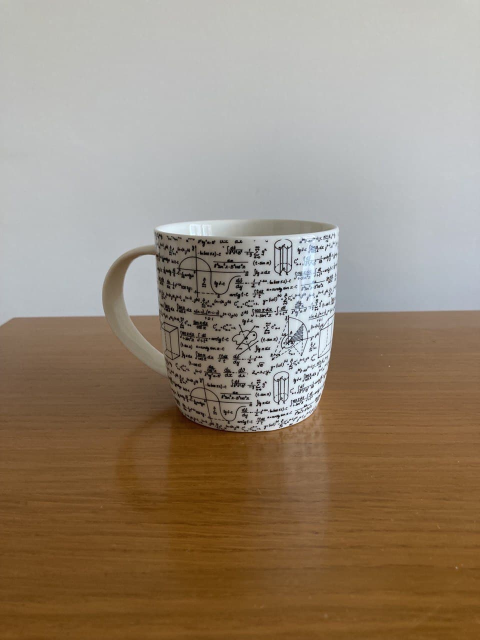
#> input picture example/my_mug.jpg, 960 x 1280 px (shown at 1/2 size)
$ python example_static.py   (older library calls are emulated)
#> lines starting #> are read from the running program, lines starting #| are printed output that depends on the picture
### PQFTLib.py
from cv2 import cv2
import numpy as np


def PQFT(prev_img, next_img, map_size = 64):
    """
        Computing saliency using phase spectrum of quaternion fourier transform.
        Images are 3 channel.
    """

    new_shape = (int(next_img.shape[1]/(next_img.shape[0]/map_size)), map_size)
    next_img = cv2.resize(next_img, new_shape, cv2.INTER_LINEAR)
    (b, g, r) = cv2.split(next_img)

    # color channels
    R = r-(g+b)/2
    G = g-(r+b)/2
    B = b-(r+g)/2
    Y = (r+g)/2-abs(r-g)/2-b

    red_green = R-G
    blue_yellow = B-Y

    # intensity
    intensity = np.sum(next_img, axis=-1)

    # motion
    prev_img = cv2.resize(prev_img, new_shape, cv2.INTER_LINEAR)
    prev_intensity = np.sum(prev_img, axis=-1)
    movement = abs(intensity-prev_intensity)

    planes = [
        movement.astype(np.float64),
        red_green.astype(np.float64),
    ]
    f1 = cv2.merge(planes)
    f1 = cv2.dft(f1)
    planes = cv2.split(f1)

    magnitude1 = cv2.magnitude(planes[0], planes[1])
    magnitude1 = cv2.multiply(magnitude1, magnitude1)

    planes = [
        blue_yellow.astype(np.float64),
        intensity.astype(np.float64),
    ]

    f2 = cv2.merge(planes)
    f2 = cv2.dft(f2)
    planes = cv2.split(f2)

    magnitude2 = cv2.magnitude(planes[0], planes[1])
    magnitude2 = cv2.multiply(magnitude2, magnitude2)

    magnitude = magnitude1+magnitude2
    magnitude = cv2.sqrt(magnitude)

    planes[0] = planes[0]/magnitude
    planes[1] = planes[1]/magnitude
    f2 = cv2.merge(planes)

    planes = cv2.split(f1)
    planes[0] = planes[0]/magnitude
    planes[1] = planes[1]/magnitude
    f1 = cv2.merge(planes)

    cv2.dft(f1, f1, cv2.DFT_INVERSE)
    cv2.dft(f2, f2, cv2.DFT_INVERSE)

    planes = cv2.split(f1)
    magnitude1 = cv2.magnitude(planes[0], planes[1])
    magnitude1 = cv2.multiply(magnitude1, magnitude1)

    planes = cv2.split(f2)
    magnitude2 = cv2.magnitude(planes[0], planes[1])
    magnitude2 = cv2.multiply(magnitude2, magnitude2)

    magnitude = magnitude1 + magnitude2

    magnitude = cv2.GaussianBlur(magnitude, (5, 5), 8, None, 8)
    saliency = np.zeros((new_shape[0], new_shape[1], 1), np.uint8)
    saliency = cv2.normalize(magnitude, saliency, 0,
                             255, cv2.NORM_MINMAX, dtype=cv2.CV_8U)

    return saliency

### example_static.py
from cv2 import cv2
import matplotlib.pyplot as plt
from PQFTLib import PQFT

image = cv2.imread('example/my_mug.jpg')
#> image is the input picture: shape (1280, 960, 3); mean B, G, R 118.2, 136.2, 151.2
shape = image.shape
#> shape = (1280, 960, 3)

saliency_map = PQFT(image, image, shape[0])
#> in PQFT, `(b, g, r) = cv2.split(next_img)`:
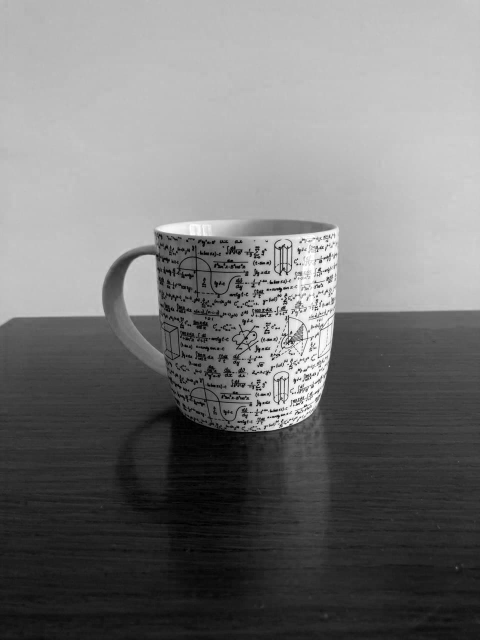
#> b: shape (1280, 960) (shown at 1/2 size); min 0, max 255, mean 118.2
#> in PQFT, `(b, g, r) = cv2.split(next_img)`:
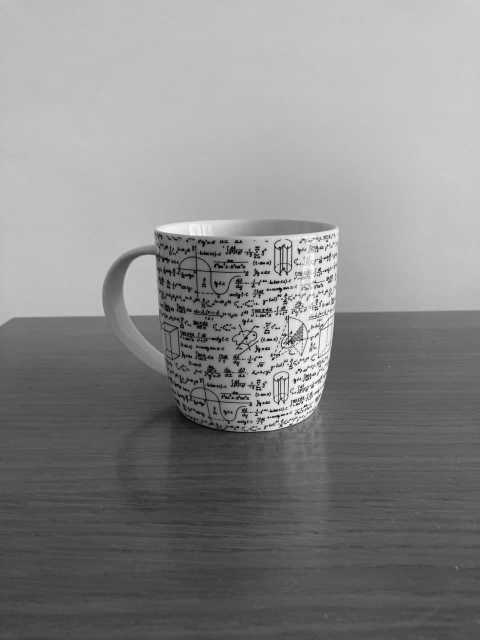
#> g: shape (1280, 960) (shown at 1/2 size); min 0, max 255, mean 136.2
#> in PQFT, `R = r-(g+b)/2`:
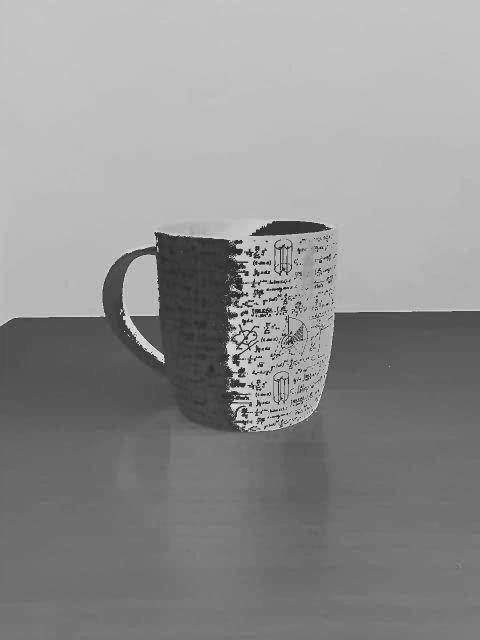
#> R: shape (1280, 960) float64 (shown at 1/2 size); min -36.5, max 181, mean 86.7; drawn with min black and max white
#> in PQFT, `G = g-(r+b)/2`:
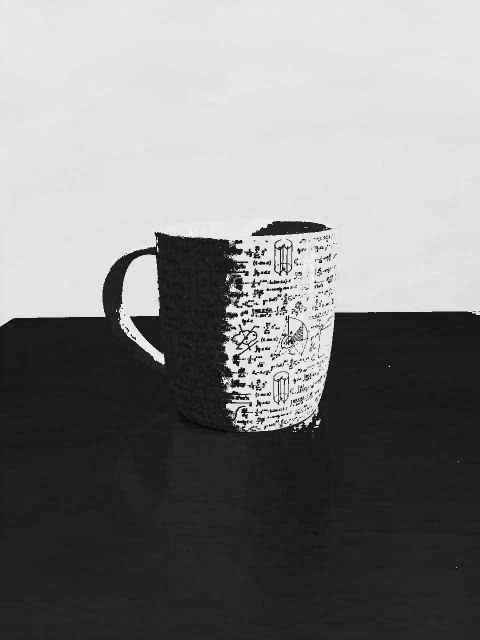
#> G: shape (1280, 960) float64 (shown at 1/2 size); min -18.5, max 146.5, mean 64.5; drawn with min black and max white
#> in PQFT, `Y = (r+g)/2-abs(r-g)/2-b`:
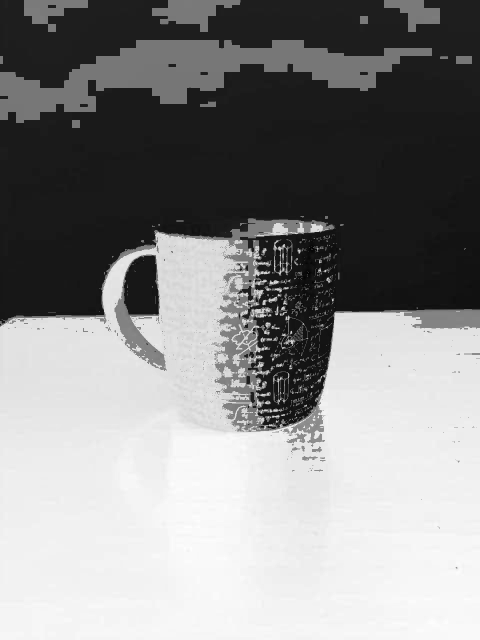
#> Y: shape (1280, 960) float64 (shown at 1/2 size); min -292, max 61, mean -99.8; drawn with min black and max white
#> in PQFT, `red_green = R-G`:
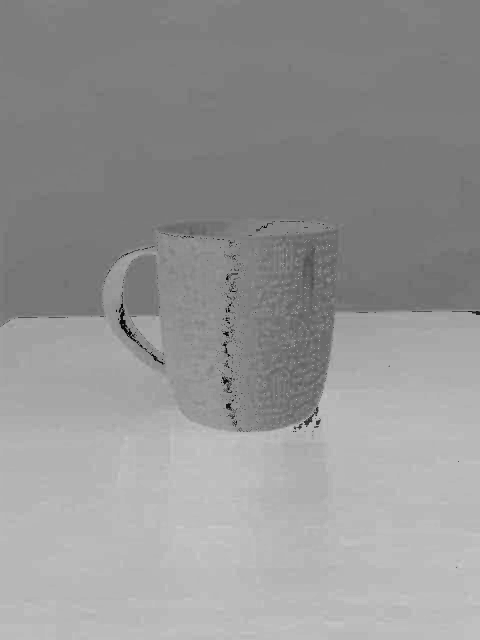
#> red_green: shape (1280, 960) float64 (shown at 1/2 size); min -126.5, max 126.5, mean 22.2; drawn with min black and max white
#> in PQFT, `blue_yellow = B-Y`:
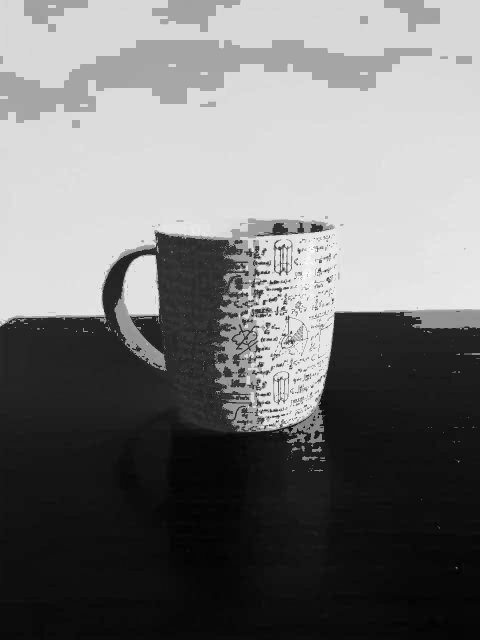
#> blue_yellow: shape (1280, 960) float64 (shown at 1/2 size); min -142, max 465, mean 138.8; drawn with min black and max white
#> in PQFT, `movement = abs(intensity-prev_intensity)`: movement: shape (1280, 960) uint64; every value is 0
#> (the run stopped early here; a loop or call above may not have finished)
